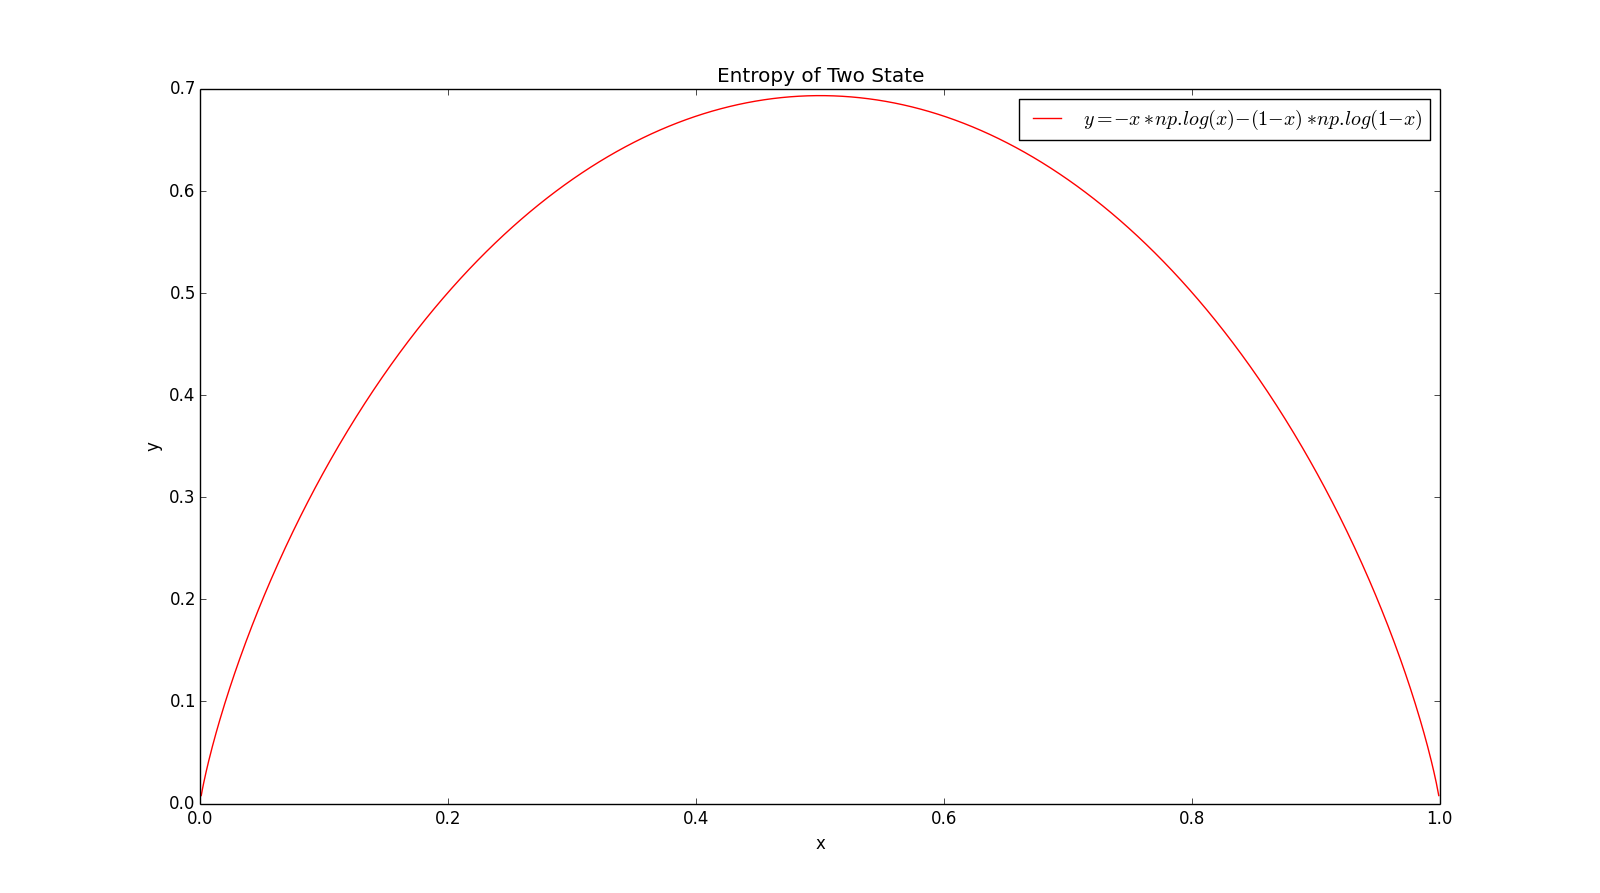

This chart was generated by the following Python code:
import numpy as np
import matplotlib.pyplot as plt

x = np.linspace(0.001, 0.999, 999)
y = -x*np.log(x) - (1-x)*np.log(1-x)
plt.figure(figsize=(8, 4))
plt.plot(x, y, label="$y = -x*np.log(x) - (1-x)*np.log(1-x)$", color="red")
# plt.ylim(-1.2, 1.2)
plt.xlabel("x")
plt.ylabel("y")
plt.title("Entropy of Two State")
plt.legend()
plt.show()
